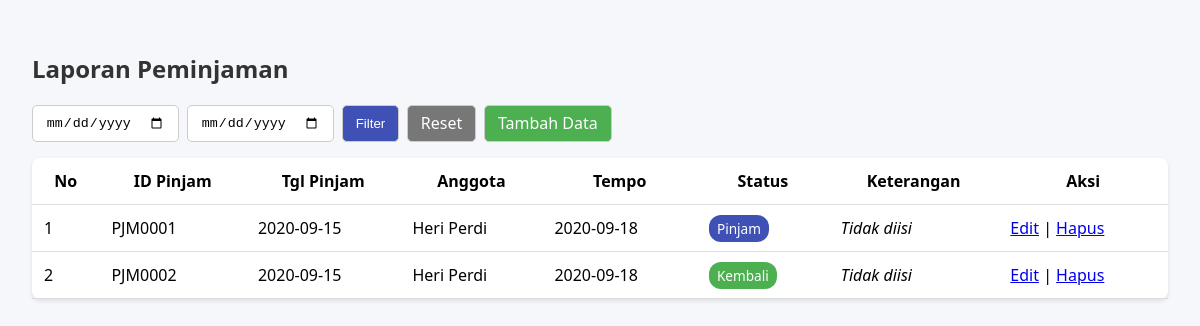
/peminjamann-buku/index.php, run on the app's committed database.
### tables this page shows
CREATE TABLE IF NOT EXISTS peminjaman (
    id INT AUTO_INCREMENT PRIMARY KEY,
    id_pinjam VARCHAR(20),
    tgl_pinjam DATE,
    anggota VARCHAR(100),
    tempo DATE,
    status VARCHAR(20),
    keterangan TEXT
);

### peminjamann-buku/index.php (the view, shortened to what this page needs)
<?php include 'koneksi.php'; ?>
<!DOCTYPE html>
<html lang="id">
<head>
    <link rel="stylesheet" href="style.css">
</head>
<body>
    <h2>Laporan Peminjaman</h2>
    <form method="GET" class="filter-form">
        <input type="date" name="mulai" value="<?= $_GET['mulai'] ?? '' ?>">
        <input type="date" name="akhir" value="<?= $_GET['akhir'] ?? '' ?>">
        <button type="submit">Filter</button>
        <a href="index.php" class="reset-btn">Reset</a>
        <a href="tambah.php" class="add-btn">Tambah Data</a>
    </form>
    <table>
        <thead>
            <tr>
                <th>No</th>
                <th>ID Pinjam</th>
                <th>Tgl Pinjam</th>
                <th>Anggota</th>
                <th>Tempo</th>
                <th>Status</th>
                <th>Keterangan</th>
                <th>Aksi</th>
            </tr>
        </thead>
        <tbody>
            <?php
            $no = 1;
            $where = "";
            $query = $koneksi->query("SELECT * FROM peminjaman $where ORDER BY tgl_pinjam DESC");
            while ($row = $query->fetch_assoc()) {
                echo "<tr>
                    <td>$no</td>
                    <td>{$row['id_pinjam']}</td>
                    <td>{$row['tgl_pinjam']}</td>
                    <td>{$row['anggota']}</td>
                    <td>{$row['tempo']}</td>
                    <td><span class='status {$row['status']}'>{$row['status']}</span></td>
                    <td><i>" . ($row['keterangan'] ?: '(Tidak diisi)') . "</i></td>
                    <td>
                        <a href='edit.php?id={$row['id']}'>Edit</a> |
                        <a href='hapus.php?id={$row['id']}' onclick='return confirm(\"Yakin?\")'>Hapus</a>
                    </td>
                </tr>";
                $no++;
            }
            ?>
        </tbody>
    </table>
</body>
</html>

### peminjamann-buku/style.css (style rules this page uses)
body { font-family: 'Segoe UI', sans-serif; background: #f5f7fb; margin: 0; padding: 2rem; }
h2 { color: #333; }
.filter-form { display: flex; gap: 0.5rem; margin-bottom: 1rem; }
.filter-form input, .filter-form button, .filter-form a { padding: 0.4rem 0.8rem; border: 1px solid #ccc; border-radius: 5px; text-decoration: none; }
button { background-color: #3f51b5; color: white; border: none; }
.reset-btn { background-color: #777; color: white; }
.add-btn { background-color: #4caf50; color: white; }
table { width: 100%; background: white; border-collapse: collapse; border-radius: 8px; box-shadow: 0 2px 4px rgba(0,0,0,0.1); }
th, td { padding: 12px; border-bottom: 1px solid #ddd; }
.status { padding: 4px 8px; border-radius: 12px; font-size: 0.85em; color: white; }
.status.Pinjam { background-color: #3f51b5; }
.status.Kembali { background-color: #4caf50; }

### data on the page
peminjaman: id_pinjam "PJM0001", tgl_pinjam "2020-09-15", anggota "Heri Perdi", tempo "2020-09-18", status "Pinjam", keterangan "Tidak diisi"
peminjaman: id_pinjam "PJM0002", tgl_pinjam "2020-09-15", anggota "Heri Perdi", tempo "2020-09-18", status "Kembali", keterangan "Tidak diisi"
